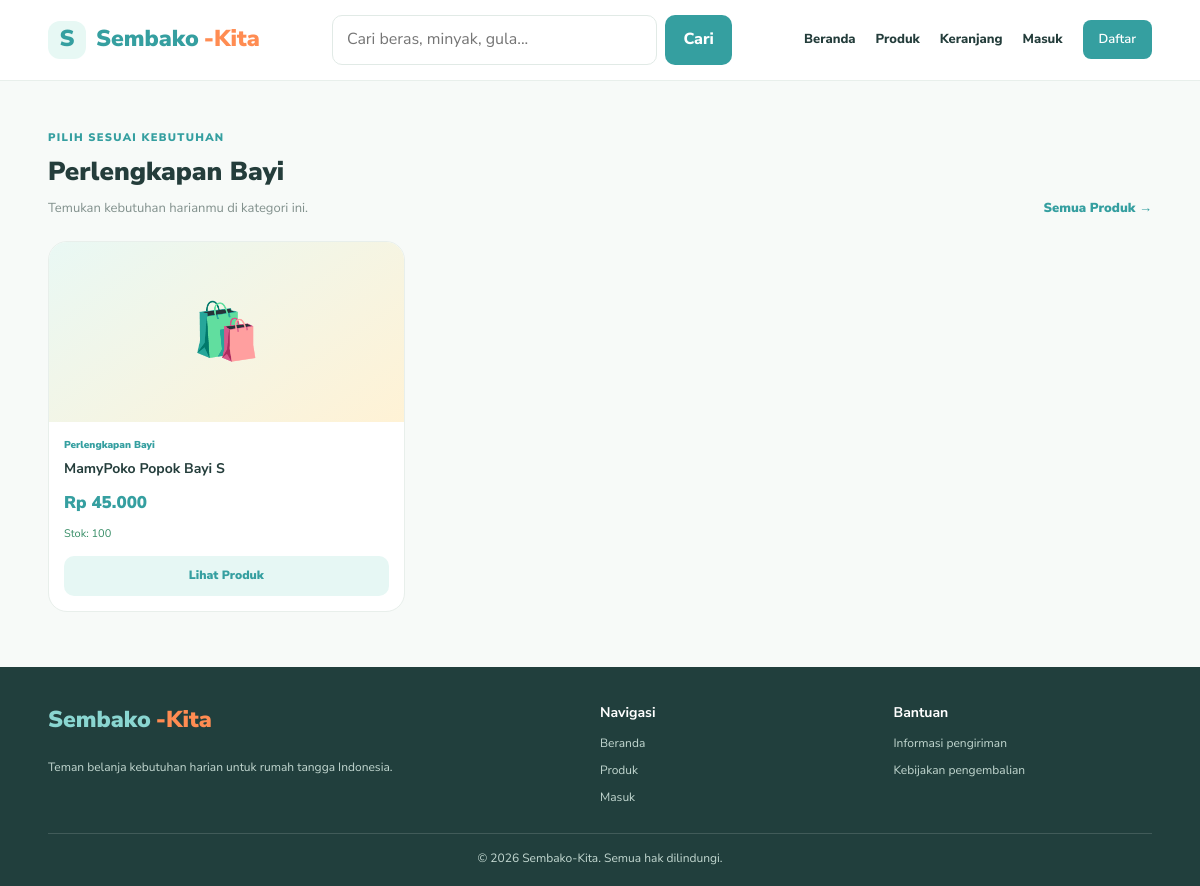
The page /kategori.php?slug=perlengkapan-bayi on the database as committed earlier.
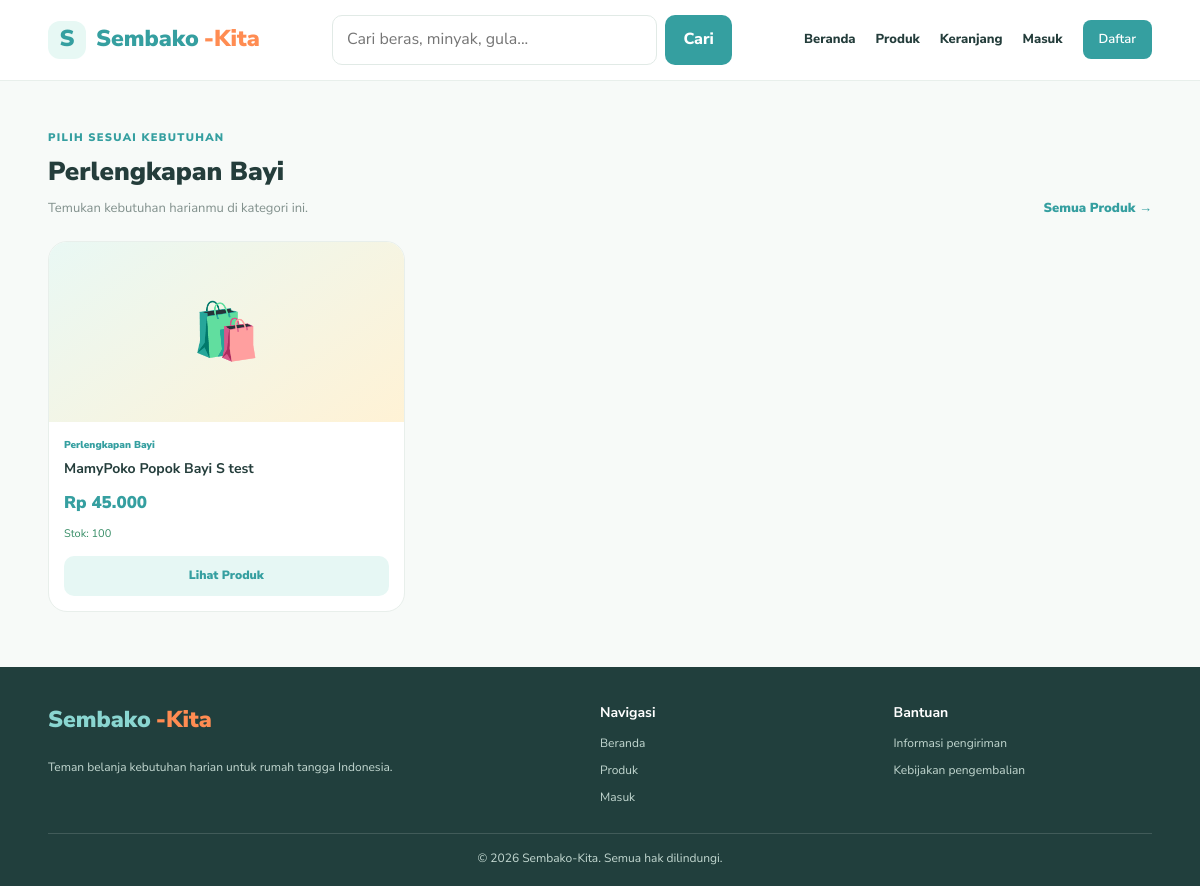
The same page on the database as committed later.
### tables this page shows
CREATE TABLE `products` (
  `id` bigint(20) NOT NULL,
  `category_id` bigint(20) DEFAULT NULL,
  `brand_id` bigint(20) DEFAULT NULL,
  `name` varchar(150) NOT NULL,
  `slug` varchar(150) DEFAULT NULL,
  `sku` varchar(50) DEFAULT NULL,
  `price` decimal(12,2) DEFAULT NULL,
  `discount_price` decimal(12,2) DEFAULT NULL,
  `weight` int(11) DEFAULT NULL,
  `stock` int(11) DEFAULT 0,
  `description` text DEFAULT NULL,
  `shipping_info` text DEFAULT NULL,
  `return_policy` text DEFAULT NULL,
  `status` enum('active','inactive') DEFAULT 'active',
  `created_at` timestamp NOT NULL DEFAULT current_timestamp(),
  `updated_at` timestamp NOT NULL DEFAULT current_timestamp() ON UPDATE current_timestamp()
);

CREATE TABLE `categories` (
  `id` bigint(20) NOT NULL,
  `name` varchar(100) NOT NULL,
  `slug` varchar(100) DEFAULT NULL,
  `image` varchar(255) DEFAULT NULL,
  `description` text DEFAULT NULL,
  `status` tinyint(1) DEFAULT 1,
  `created_at` timestamp NOT NULL DEFAULT current_timestamp(),
  `updated_at` timestamp NOT NULL DEFAULT current_timestamp() ON UPDATE current_timestamp()
);

### kategori.php (the view, shortened to what the changed rows need)
<?php
require_once __DIR__ . '/koneksi.php';
function e($teks) {
    return htmlspecialchars((string)$teks, ENT_QUOTES, 'UTF-8');
}
function rupiah($angka) {
    return "Rp " . number_format((float)$angka, 0, ',', '.');
}
$slug = trim($_GET['slug'] ?? '');
$stmt = mysqli_prepare(
    $conn,
    "SELECT id, name, slug
     FROM categories
     WHERE slug = ? AND status = 1
     LIMIT 1"
);
mysqli_stmt_bind_param($stmt, "s", $slug);
mysqli_stmt_execute($stmt);
$hasilKategori = mysqli_stmt_get_result($stmt);
$kategori = mysqli_fetch_assoc($hasilKategori);
$hasilProduk = false;
if ($kategori) {
    $stmtProduk = mysqli_prepare(
        $conn,
        "SELECT
            p.id,
            p.name,
            p.price,
            p.discount_price,
            p.stock,
            c.name AS nama_kategori,
            pi.image AS foto
         FROM products p
         LEFT JOIN categories c
            ON p.category_id = c.id
         LEFT JOIN product_images pi
            ON p.id = pi.product_id
            AND pi.is_primary = 1
         WHERE p.category_id = ?
            AND p.status = 'active'
         ORDER BY p.id DESC"
    );
    mysqli_stmt_bind_param($stmtProduk, "i", $kategori['id']);
    mysqli_stmt_execute($stmtProduk);
    $hasilProduk = mysqli_stmt_get_result($stmtProduk);
}
?>
<!DOCTYPE html>
<html lang="id">
<head>
    <link rel="stylesheet" href="css/style.css">
</head>
<body>
<main>
    <section class="section products-section">
        <?php if (!$kategori): ?>
            <div class="section-heading">
                <div>
                    <p class="eyebrow">SEMBako-KITA</p>
                    <h2>Kategori tidak ditemukan</h2>
                    <p class="section-description">
                        Kategori yang kamu cari tidak tersedia.
                    </p>
                </div>
                <a href="produk.php" class="see-all">
                    Lihat semua produk →
                </a>
            </div>
        <?php else: ?>
            <div class="section-heading">
                <div>
                    <h2><?= e($kategori['name']) ?></h2>
                </div>
            </div>
            <div class="product-grid">
                <?php if ($hasilProduk && mysqli_num_rows($hasilProduk) > 0): ?>
                    <?php while ($produk = mysqli_fetch_assoc($hasilProduk)): ?>
                        <?php
                        $punyaDiskon =
                            $produk['discount_price'] !== null &&
                            (float)$produk['discount_price'] > 0 &&
                            (float)$produk['discount_price'] < (float)$produk['price'];
                        $hargaTampil = $punyaDiskon
                            ? $produk['discount_price']
                            : $produk['price'];
                        ?>
                        <article class="product-card">
                            <a
                                href="detail-produk.php?id=<?= (int)$produk['id'] ?>"
                                class="product-image"
                            >
                                <span
                                    class="product-fallback"
                                    <?= !empty($produk['foto']) ? 'style="display:none"' : '' ?>
                                >🛍️</span>
                            </a>
                            <div class="product-info">
                                <p class="product-category">
                                    <?= e($produk['nama_kategori']) ?>
                                </p>
                                <h3>
                                    <a href="detail-produk.php?id=<?= (int)$produk['id'] ?>">
                                        <?= e($produk['name']) ?>
                                    </a>
                                </h3>
                                <div class="product-prices">
                                    <strong>
                                        <?= rupiah($hargaTampil) ?>
                                    </strong>
                                </div>
                                <p class="stock-info">
                                    <?php if ((int)$produk['stock'] > 0): ?>
                                        Stok: <?= (int)$produk['stock'] ?>
                                    <?php else: ?>
                                        Stok habis
                                    <?php endif; ?>
                                </p>
                                <a
                                    href="detail-produk.php?id=<?= (int)$produk['id'] ?>"
                                    class="btn-product"
                                >
                                    Lihat Produk
                                </a>
                            </div>
                        </article>
                    <?php endwhile; ?>
                <?php else: ?>
                    <p>Belum ada produk aktif dalam kategori ini.</p>
                <?php endif; ?>
            </div>
        <?php endif; ?>
    </section>
</main>
</body>
</html>

Rows that differ between the two databases and show on the page:
changed products "Rp 45.000": name "MamyPoko Popok Bayi S" → "MamyPoko Popok Bayi S test"
